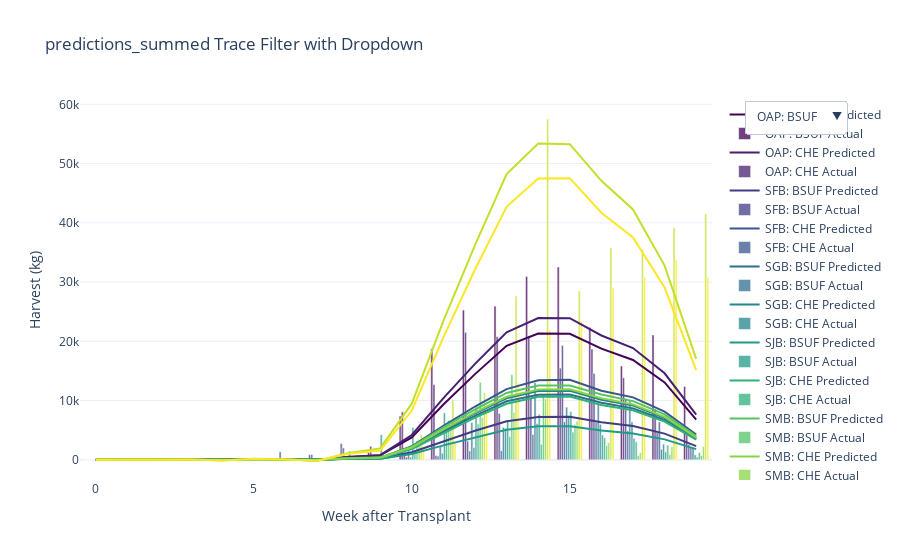

Notebook cell for this chart:
### Code cell
fig = go.Figure()
x_values = df.index
colors = sample_colorscale('Viridis', [i / (len(df.columns) - 1) for i in range(len(df.columns))])
color_map = {key: colors[i] for i, key in enumerate(df.columns)}

for i, col in enumerate(df.columns):
    label = col[0] + ': ' + col[1]
    fig.add_trace(go.Scatter(x=x_values, y=df[col], name=label + ' Predicted', line=dict(color=color_map[col])))
    fig.add_trace(go.Bar(x=x_values, y=af[col], name= label + ' Actual', marker_color=color_map[col], opacity=0.75))

buttons = []
for i, key in enumerate(df.columns):
    # Each key creates 2 traces (scatter + bar), so need to toggle both
    visibility = [j//2 == i for j in range(len(df.columns)*2)]  # Show only the i-th pair of traces
    buttons.append(dict(
        label=f"{key[0]}: {key[1]}",
        method='update',
        args=[{'visible': visibility}, {'title': f'Selected: {key[0]}: {key[1]}'}]
    ))

# Add "Show All" button
buttons.append(dict(
    label='Show All', 
    method='update',
    args=[{'visible': [True]*(len(df.columns)*2)}, {'title': 'All Traces Visible'}]
))

# Add dropdown menu to layout
fig.update_layout(
    updatemenus=[dict(
        active=0,
        buttons=buttons,
        direction='down',
        showactive=True,
        x=1.05,
        xanchor='left',
        y=1,
        yanchor='top'
    )],
    title=title + ' Trace Filter with Dropdown',
    template='plotly_white',
    xaxis_title='Week after Transplant',
    yaxis_title='Harvest (kg)'
)

fig.show()

### Figure 1 — Plotly figure (JSON) as saved in the notebook; plotly's stock layout.template omitted (floating-point values rounded to 4 significant figures)
{"data": [{"line": {"color": "rgb(68, 1, 84)"}, "name": "OAP: BSUF Predicted", "type": "scatter", "x": [0, 1, 2, 3, 4, 5, 6, 7, 8, 9, 10, 11, 12, 13, 14, 15, 16, 17, 18, 19], "y": [-2.205, 4.772, 10.21, 17.15, -42.52, 73.3, 25.48, -77.51, 445.2, 742.5, 3761.0, 9327.0, 14460.0, 19230.0, 21310.0, 21270.0, 18760.0, 16850.0, 13050.0, 6787.0]}, {"marker": {"color": "rgb(68, 1, 84)"}, "name": "OAP: BSUF Actual", "opacity": 0.75, "type": "bar", "x": [0, 1, 2, 3, 4, 5, 6, 7, 8, 9, 10, 11, 12, 13, 14, 15, 16, 17, 18, 19], "y": [0.0, 0.0, 0.0, 0.0, 0.0, 0.0, 247.0, 0.0, 0.0, 1280.0, 7385.0, 18730.0, 25270.0, 25940.0, 30950.0, 32540.0, 22350.0, 15830.0, 21070.0, 12350.0]}, {"line": {"color": "rgb(71, 33, 113)"}, "name": "OAP: CHE Predicted", "type": "scatter", "x": [0, 1, 2, 3, 4, 5, 6, 7, 8, 9, 10, 11, 12, 13, 14, 15, 16, 17, 18, 19], "y": [-9.013, 8.603, -14.4, 16.26, -46.81, 79.18, 22.29, -77.27, 499.5, 779.7, 4185.0, 10400.0, 16190.0, 21510.0, 23910.0, 23900.0, 20980.0, 18870.0, 14600.0, 7606.0]}, {"marker": {"color": "rgb(71, 33, 113)"}, "name": "OAP: CHE Actual", "opacity": 0.75, "type": "bar", "x": [0, 1, 2, 3, 4, 5, 6, 7, 8, 9, 10, 11, 12, 13, 14, 15, 16, 17, 18, 19], "y": [0.0, 0.0, 0.0, 0.0, 0.0, 0.0, 0.0, 0.0, 796.0, 2267.0, 8092.0, 12700.0, 21520.0, 20780.0, 20930.0, 15470.0, 18700.0, 13830.0, 8567.0, 4687.0]}, {"line": {"color": "rgb(66, 61, 131)"}, "name": "SFB: BSUF Predicted", "type": "scatter", "x": [0, 1, 2, 3, 4, 5, 6, 7, 8, 9, 10, 11, 12, 13, 14, 15, 16, 17, 18, 19], "y": [-0.4524, 5.531, -7.001, 7.331, -15.8, 23.79, 6.471, -21.02, 151.7, 224.9, 1260.0, 3137.0, 4888.0, 6494.0, 7237.0, 7249.0, 6340.0, 5710.0, 4419.0, 2304.0]}, {"marker": {"color": "rgb(66, 61, 131)"}, "name": "SFB: BSUF Actual", "opacity": 0.75, "type": "bar", "x": [0, 1, 2, 3, 4, 5, 6, 7, 8, 9, 10, 11, 12, 13, 14, 15, 16, 17, 18, 19], "y": [0.0, 0.0, 0.0, 0.0, 0.0, 129.0, 0.0, 852.0, 2724.0, 0.0, 1261.0, 726.0, 3146.0, 7817.0, 10480.0, 19270.0, 14580.0, 10320.0, 4596.0, 2564.0]}, {"line": {"color": "rgb(56, 87, 139)"}, "name": "SFB: CHE Predicted", "type": "scatter", "x": [0, 1, 2, 3, 4, 5, 6, 7, 8, 9, 10, 11, 12, 13, 14, 15, 16, 17, 18, 19], "y": [-4.633, 20.06, -52.55, 14.07, -31.81, 40.05, 2.697, -21.99, 282.7, 325.1, 2278.0, 5711.0, 8989.0, 11920.0, 13410.0, 13510.0, 11640.0, 10540.0, 8137.0, 4264.0]}, {"marker": {"color": "rgb(56, 87, 139)"}, "name": "SFB: CHE Actual", "opacity": 0.75, "type": "bar", "x": [0, 1, 2, 3, 4, 5, 6, 7, 8, 9, 10, 11, 12, 13, 14, 15, 16, 17, 18, 19], "y": [0.0, 0.0, 0.0, 0.0, 0.0, 213.0, 1333.0, 883.0, 2004.0, 0.0, 470.0, 624.0, 1476.0, 1531.0, 4268.0, 6402.0, 6340.0, 4926.0, 6382.0, 2066.0]}, {"line": {"color": "rgb(46, 111, 142)"}, "name": "SGB: BSUF Predicted", "type": "scatter", "x": [0, 1, 2, 3, 4, 5, 6, 7, 8, 9, 10, 11, 12, 13, 14, 15, 16, 17, 18, 19], "y": [2.314, 8.878, -5.906, 12.11, -25.11, 35.93, 10.25, -33.25, 232.3, 348.2, 1918.0, 4771.0, 7425.0, 9867.0, 10990.0, 11010.0, 9637.0, 8677.0, 6719.0, 3502.0]}, {"marker": {"color": "rgb(46, 111, 142)"}, "name": "SGB: BSUF Actual", "opacity": 0.75, "type": "bar", "x": [0, 1, 2, 3, 4, 5, 6, 7, 8, 9, 10, 11, 12, 13, 14, 15, 16, 17, 18, 19], "y": [0.0, 0.0, 0.0, 0.0, 0.0, 0.0, 0.0, 33.0, 116.0, 307.0, 1513.0, 2223.0, 6290.0, 5475.0, 13020.0, 8873.0, 9305.0, 10040.0, 1758.0, 2074.0]}, {"line": {"color": "rgb(37, 133, 142)"}, "name": "SGB: CHE Predicted", "type": "scatter", "x": [0, 1, 2, 3, 4, 5, 6, 7, 8, 9, 10, 11, 12, 13, 14, 15, 16, 17, 18, 19], "y": [-1.083, 10.68, -18.93, 11.13, -26.0, 36.51, 7.615, -30.46, 245.0, 342.1, 2008.0, 5008.0, 7821.0, 10390.0, 11600.0, 11640.0, 10140.0, 9145.0, 7074.0, 3693.0]}, {"marker": {"color": "rgb(37, 133, 142)"}, "name": "SGB: CHE Actual", "opacity": 0.75, "type": "bar", "x": [0, 1, 2, 3, 4, 5, 6, 7, 8, 9, 10, 11, 12, 13, 14, 15, 16, 17, 18, 19], "y": [0.0, 0.0, 0.0, 0.0, 0.0, 0.0, 0.0, 0.0, 36.0, 108.0, 471.0, 1097.0, 2079.0, 5314.0, 6126.0, 7149.0, 5984.0, 6390.0, 2642.0, 832.0]}, {"line": {"color": "rgb(32, 155, 137)"}, "name": "SJB: BSUF Predicted", "type": "scatter", "x": [0, 1, 2, 3, 4, 5, 6, 7, 8, 9, 10, 11, 12, 13, 14, 15, 16, 17, 18, 19], "y": [-0.3339, 6.404, -11.82, 5.923, -13.8, 18.29, 3.278, -13.7, 119.5, 160.0, 974.4, 2432.0, 3803.0, 5049.0, 5650.0, 5673.0, 4933.0, 4451.0, 3442.0, 1799.0]}, {"marker": {"color": "rgb(32, 155, 137)"}, "name": "SJB: BSUF Actual", "opacity": 0.75, "type": "bar", "x": [0, 1, 2, 3, 4, 5, 6, 7, 8, 9, 10, 11, 12, 13, 14, 15, 16, 17, 18, 19], "y": [0.0, 0.0, 0.0, 0.0, 0.0, 0.0, 0.0, 0.0, 1482.0, 4236.0, 5472.0, 7925.0, 8861.0, 6686.0, 7671.0, 8114.0, 4190.0, 3624.0, 1331.0, 460.0]}, {"line": {"color": "rgb(47, 176, 125)"}, "name": "SJB: CHE Predicted", "type": "scatter", "x": [0, 1, 2, 3, 4, 5, 6, 7, 8, 9, 10, 11, 12, 13, 14, 15, 16, 17, 18, 19], "y": [-0.6287, 14.75, -33.55, 11.47, -26.36, 32.37, 2.726, -20.33, 226.0, 272.8, 1814.0, 4541.0, 7127.0, 9455.0, 10620.0, 10690.0, 9240.0, 8357.0, 6457.0, 3380.0]}, {"marker": {"color": "rgb(47, 176, 125)"}, "name": "SJB: CHE Actual", "opacity": 0.75, "type": "bar", "x": [0, 1, 2, 3, 4, 5, 6, 7, 8, 9, 10, 11, 12, 13, 14, 15, 16, 17, 18, 19], "y": [0.0, 0.0, 0.0, 0.0, 0.0, 0.0, 0.0, 0.0, 507.0, 742.0, 1671.0, 5822.0, 6039.0, 3924.0, 2597.0, 4681.0, 3747.0, 3036.0, 2483.0, 1238.0]}, {"line": {"color": "rgb(84, 196, 103)"}, "name": "SMB: BSUF Predicted", "type": "scatter", "x": [0, 1, 2, 3, 4, 5, 6, 7, 8, 9, 10, 11, 12, 13, 14, 15, 16, 17, 18, 19], "y": [-1.281, 6.865, -4.428, 11.96, -26.35, 42.09, 12.65, -40.32, 262.4, 408.8, 2197.0, 5458.0, 8488.0, 11280.0, 12550.0, 12550.0, 11010.0, 9904.0, 7668.0, 3994.0]}, {"marker": {"color": "rgb(84, 196, 103)"}, "name": "SMB: BSUF Actual", "opacity": 0.75, "type": "bar", "x": [0, 1, 2, 3, 4, 5, 6, 7, 8, 9, 10, 11, 12, 13, 14, 15, 16, 17, 18, 19], "y": [0.0, 0.0, 0.0, 0.0, 0.0, 0.0, 0.0, 0.0, 480.0, 0.0, 3236.0, 6670.0, 13070.0, 14370.0, 11040.0, 5944.0, 2399.0, 710.0, 869.0, 715.0]}, {"line": {"color": "rgb(136, 212, 72)"}, "name": "SMB: CHE Predicted", "type": "scatter", "x": [0, 1, 2, 3, 4, 5, 6, 7, 8, 9, 10, 11, 12, 13, 14, 15, 16, 17, 18, 19], "y": [-1.621, 8.877, -14.79, 11.5, -25.08, 37.94, 8.709, -33.24, 249.2, 361.0, 2061.0, 5133.0, 8007.0, 10640.0, 11860.0, 11890.0, 10380.0, 9355.0, 7238.0, 3776.0]}, {"marker": {"color": "rgb(136, 212, 72)"}, "name": "SMB: CHE Actual", "opacity": 0.75, "type": "bar", "x": [0, 1, 2, 3, 4, 5, 6, 7, 8, 9, 10, 11, 12, 13, 14, 15, 16, 17, 18, 19], "y": [0.0, 0.0, 0.0, 0.0, 0.0, 0.0, 0.0, 0.0, 0.0, 1023.0, 3443.0, 5855.0, 7161.0, 8003.0, 10300.0, 6524.0, 2888.0, 1185.0, 2180.0, 2236.0]}, {"line": {"color": "rgb(194, 224, 42)"}, "name": "VAP: BSUF Predicted", "type": "scatter", "x": [0, 1, 2, 3, 4, 5, 6, 7, 8, 9, 10, 11, 12, 13, 14, 15, 16, 17, 18, 19], "y": [26.81, 21.09, 79.74, 61.45, -117.1, 179.3, 68.08, -207.2, 1131.0, 1922.0, 9465.0, 23430.0, 36230.0, 48220.0, 53380.0, 53280.0, 47090.0, 42260.0, 32780.0, 17030.0]}, {"marker": {"color": "rgb(194, 224, 42)"}, "name": "VAP: BSUF Actual", "opacity": 0.75, "type": "bar", "x": [0, 1, 2, 3, 4, 5, 6, 7, 8, 9, 10, 11, 12, 13, 14, 15, 16, 17, 18, 19], "y": [0.0, 0.0, 0.0, 0.0, 0.0, 0.0, 0.0, 0.0, 24.0, 587.0, 4292.0, 10140.0, 11270.0, 27650.0, 57530.0, 28500.0, 35780.0, 35540.0, 39200.0, 41520.0]}, {"line": {"color": "rgb(253, 231, 37)"}, "name": "VAP: CHE Predicted", "type": "scatter", "x": [0, 1, 2, 3, 4, 5, 6, 7, 8, 9, 10, 11, 12, 13, 14, 15, 16, 17, 18, 19], "y": [18.43, 36.01, 2.554, 55.41, -107.9, 150.2, 42.79, -154.7, 1010.0, 1549.0, 8318.0, 20660.0, 32110.0, 42690.0, 47490.0, 47540.0, 41700.0, 37520.0, 29070.0, 15140.0]}, {"marker": {"color": "rgb(253, 231, 37)"}, "name": "VAP: CHE Actual", "opacity": 0.75, "type": "bar", "x": [0, 1, 2, 3, 4, 5, 6, 7, 8, 9, 10, 11, 12, 13, 14, 15, 16, 17, 18, 19], "y": [0.0, 0.0, 0.0, 0.0, 0.0, 0.0, 0.0, 0.0, 0.0, 40.0, 2283.0, 3014.0, 8268.0, 12950.0, 21940.0, 23380.0, 28990.0, 30830.0, 33810.0, 30770.0]}], "layout": {"title": {"text": "predictions_summed Trace Filter with Dropdown"}, "updatemenus": [{"active": 0, "buttons": [{"args": [{"visible": [true, true, false, false, false, false, false, false, false, false, false, false, false, false, false, false, false, false, false, false, false, false, false, false]}, {"title": "Selected: OAP: BSUF"}], "label": "OAP: BSUF", "method": "update"}, {"args": [{"visible": [false, false, true, true, false, false, false, false, false, false, false, false, false, false, false, false, false, false, false, false, false, false, false, false]}, {"title": "Selected: OAP: CHE"}], "label": "OAP: CHE", "method": "update"}, {"args": [{"visible": [false, false, false, false, true, true, false, false, false, false, false, false, false, false, false, false, false, false, false, false, false, false, false, false]}, {"title": "Selected: SFB: BSUF"}], "label": "SFB: BSUF", "method": "update"}, {"args": [{"visible": [false, false, false, false, false, false, true, true, false, false, false, false, false, false, false, false, false, false, false, false, false, false, false, false]}, {"title": "Selected: SFB: CHE"}], "label": "SFB: CHE", "method": "update"}, {"args": [{"visible": [false, false, false, false, false, false, false, false, true, true, false, false, false, false, false, false, false, false, false, false, false, false, false, false]}, {"title": "Selected: SGB: BSUF"}], "label": "SGB: BSUF", "method": "update"}, {"args": [{"visible": [false, false, false, false, false, false, false, false, false, false, true, true, false, false, false, false, false, false, false, false, false, false, false, false]}, {"title": "Selected: SGB: CHE"}], "label": "SGB: CHE", "method": "update"}, {"args": [{"visible": [false, false, false, false, false, false, false, false, false, false, false, false, true, true, false, false, false, false, false, false, false, false, false, false]}, {"title": "Selected: SJB: BSUF"}], "label": "SJB: BSUF", "method": "update"}, {"args": [{"visible": [false, false, false, false, false, false, false, false, false, false, false, false, false, false, true, true, false, false, false, false, false, false, false, false]}, {"title": "Selected: SJB: CHE"}], "label": "SJB: CHE", "method": "update"}, {"args": [{"visible": [false, false, false, false, false, false, false, false, false, false, false, false, false, false, false, false, true, true, false, false, false, false, false, false]}, {"title": "Selected: SMB: BSUF"}], "label": "SMB: BSUF", "method": "update"}, {"args": [{"visible": [false, false, false, false, false, false, false, false, false, false, false, false, false, false, false, false, false, false, true, true, false, false, false, false]}, {"title": "Selected: SMB: CHE"}], "label": "SMB: CHE", "method": "update"}, {"args": [{"visible": [false, false, false, false, false, false, false, false, false, false, false, false, false, false, false, false, false, false, false, false, true, true, false, false]}, {"title": "Selected: VAP: BSUF"}], "label": "VAP: BSUF", "method": "update"}, {"args": [{"visible": [false, false, false, false, false, false, false, false, false, false, false, false, false, false, false, false, false, false, false, false, false, false, true, true]}, {"title": "Selected: VAP: CHE"}], "label": "VAP: CHE", "method": "update"}, {"args": [{"visible": [true, true, true, true, true, true, true, true, true, true, true, true, true, true, true, true, true, true, true, true, true, true, true, true]}, {"title": "All Traces Visible"}], "label": "Show All", "method": "update"}], "direction": "down", "showactive": true, "x": 1.05, "xanchor": "left", "y": 1, "yanchor": "top"}], "xaxis": {"title": {"text": "Week after Transplant"}}, "yaxis": {"title": {"text": "Harvest (kg)"}}}}
